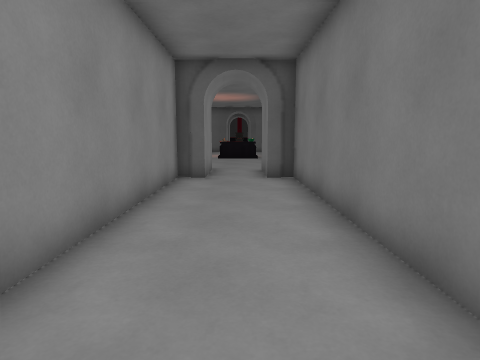
view 1 (above)

16 first-person views from a walk through a Godot game level. The camera is 1.3 m above the floor, tilts 8° down and sees 75° across. The floor is counted in squares, 1 m on a side. Each view is taken from the middle of a square. On the plan, view 1 faces up. The plan holds only what a view shows up to about 14 squares ahead; the rest is blank. The place goes on beyond the plan. Characters and animated objects are not drawn.

view 2
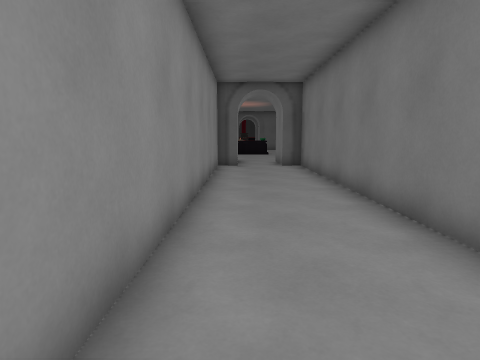

view 3
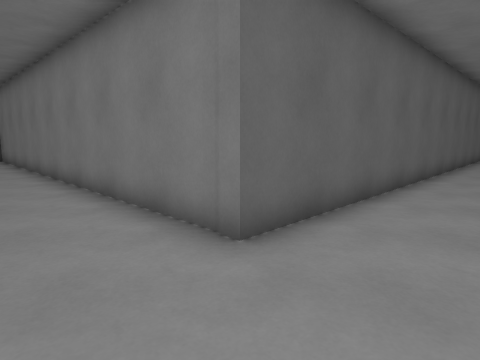

view 4
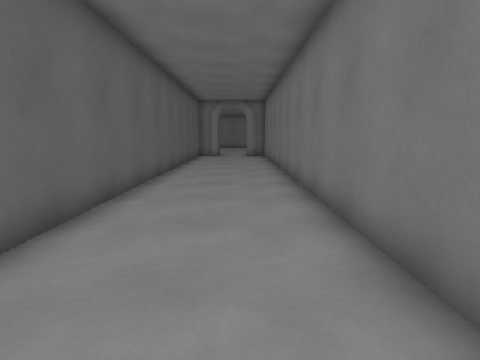

view 5
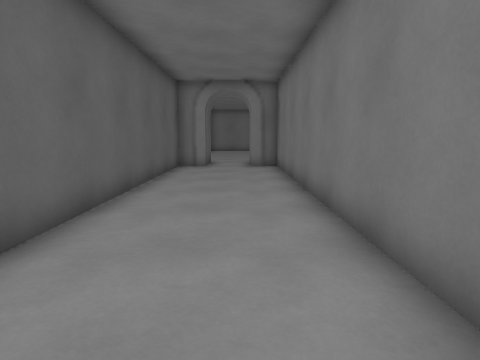

view 6
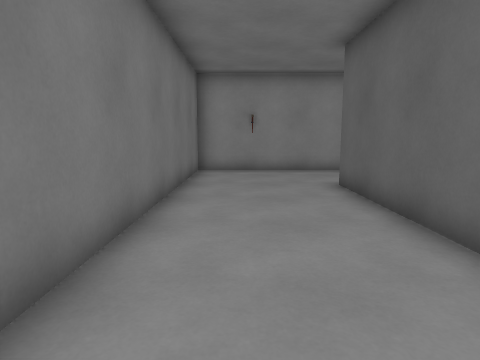

view 7
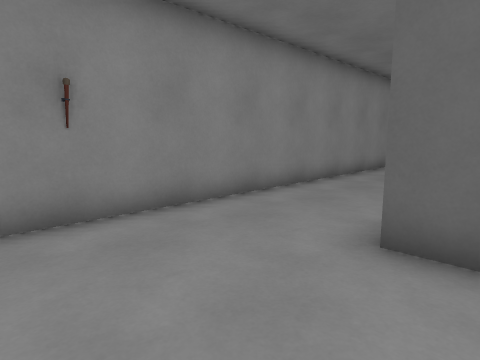

view 8
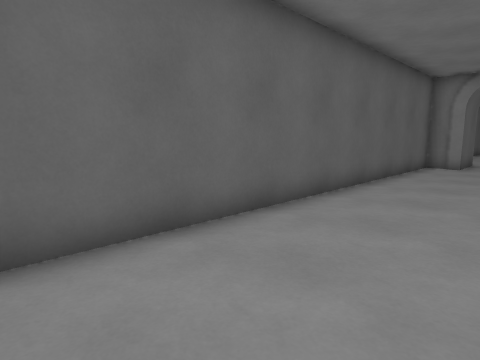

view 9
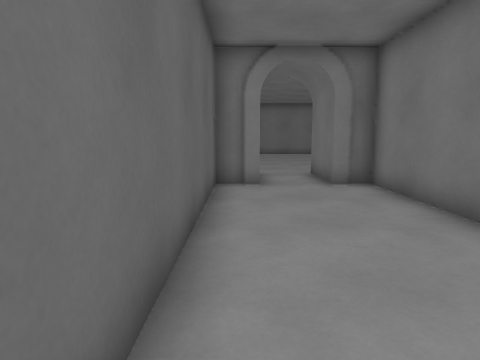

view 10
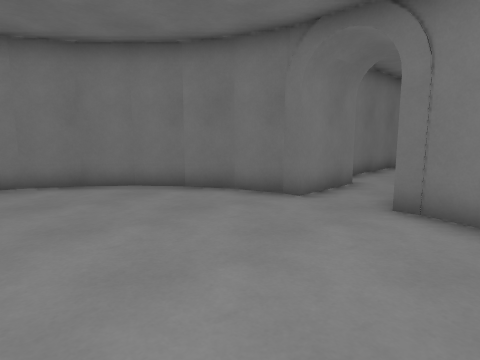

view 11
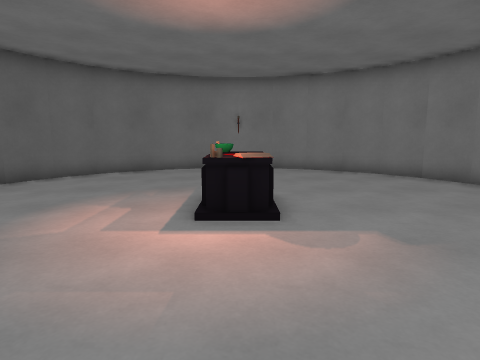

view 12
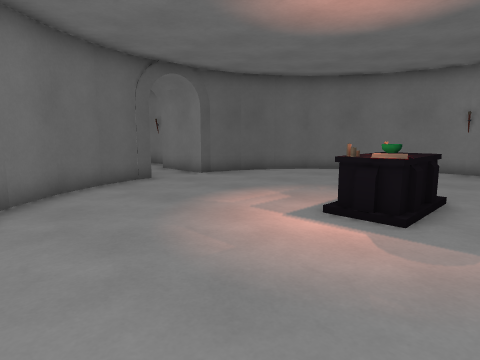

view 13
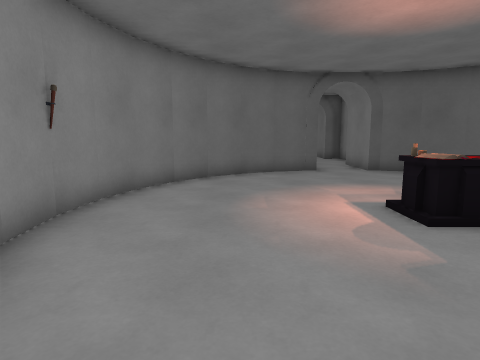

view 14
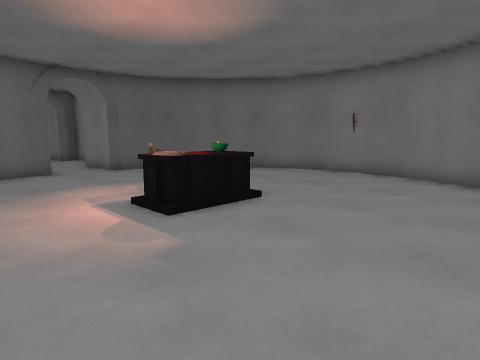

view 15
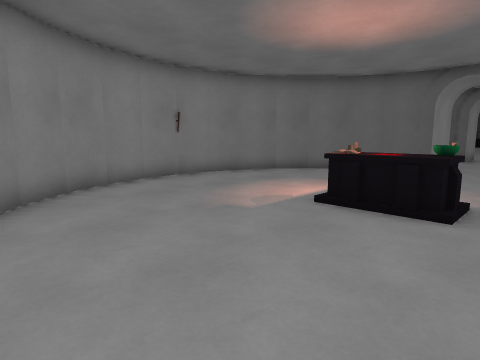

view 16
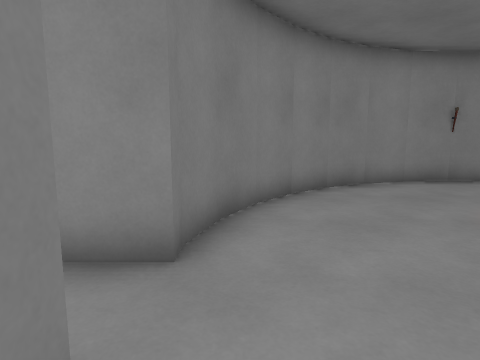

### Floor plan
Points are (right, up) in squares from view 1. A wall is a line through its corners. A room is listed if a view was taken in it or the views show most of it. See-through windows are left out.
Room 1 (views 1, 2, 3, 4, 5, 6, 7, 8, 9)
walls: (-2, -10.6) (-2, -11.6) (19.5, -11.6); (19.4, -8.6) (19.4, -8); (19.5, -7.3) (1.7, -7.3) (1.7, 9.9) (1.2, 9.9); (19.4, -11) (19.4, -10.4); (1.4, 9.8) (0.9, 9.8) (0.9, 12.3); (-2, 9.9) (-2, -9.6); (-1.1, 12.3) (-1.1, 9.8) (-1.6, 9.8)
ways out: opening at (0, 13) to room 2
Room 2 (views 10, 11, 12, 13, 14, 15, 16)
walls: (6.6, 17.7) (6.7, 18.6); (3.6, 13.3) (4.8, 14.2); (0.9, 12.3) (1.4, 12.3); (6.2, 16.3) (6.7, 17.7); (5.6, 15.2) (6.3, 16.5); (4.7, 14.1) (5.7, 15.3); (6.8, 19.4) (6.6, 20.5); (6.3, 21.6) (5.6, 22.9) (4.8, 23.9) (3.7, 24.8); (1.3, 12.3) (2.6, 12.7); (2.4, 12.6) (3.8, 13.3); (6.7, 20.4) (6.2, 21.8); (2.5, 25.4) (1.2, 25.8); (-4, 13.4) (-2.7, 12.6); (-1.6, 12.3) (-1.1, 12.3); (-2.8, 12.7) (-1.5, 12.3); (3.8, 24.8) (2.4, 25.5); (-1.4, 25.8) (-2.8, 25.4); (1.4, 25.8) (0.9, 25.8) (0.9, 28.4); (-3.9, 24.8) (-5.1, 23.9); (-4.9, 24) (-5.9, 22.9); (-6.9, 17.8) (-6.5, 16.4) (-5.8, 15.1); (-7, 18.5) (-6.9, 17.6); (-6.5, 21.7) (-6.9, 20.3); (-2.7, 25.5) (-4, 24.8); (-5.8, 23) (-6.5, 21.6); (-6, 15.3) (-5, 14.2) (-3.9, 13.3); (-6.9, 20.5) (-7, 19.3); (-1.1, 28.4) (-1.1, 25.8) (-1.6, 25.8)
ways out: opening at (0, 13) to room 1
objects: altar (-1, 19) to (1, 20)

Where each view was taken, in squares from view 1:
view 1: 0 up, 0 right, facing up
view 2: 4 down, 1 left, facing up
view 3: 10 down, 1 left, facing up-right
view 4: 10 down, 1 left, facing right
view 5: 10 down, 6 right, facing right
view 6: 10 down, 10 right, facing left
view 7: 11 down, 3 right, facing up-left
view 8: 11 down, 5 right, facing up-right
view 9: 8 down, 11 right, facing right
view 10: 18 up, 3 left, facing down-right
view 11: 19 up, 6 left, facing right
view 12: 17 up, 6 left, facing up-right
view 13: 14 up, 4 left, facing up
view 14: 14 up, 4 left, facing up-right
view 15: 13 up, 2 right, facing up-left
view 16: 13 up, 2 right, facing left
